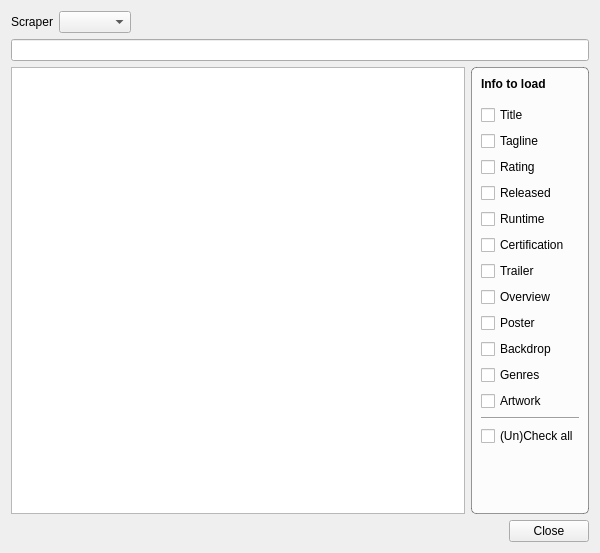
<?xml version="1.0" encoding="UTF-8"?>
<ui version="4.0">
 <class>ConcertSearch</class>
 <widget class="QDialog" name="ConcertSearch">
  <property name="windowModality">
   <enum>Qt::WindowModal</enum>
  </property>
  <property name="geometry">
   <rect>
    <x>0</x>
    <y>0</y>
    <width>600</width>
    <height>553</height>
   </rect>
  </property>
  <property name="windowTitle">
   <string>Search Result</string>
  </property>
  <property name="windowIcon">
   <iconset resource="../MediaElch.qrc">
    <normaloff>:/img/MediaElch.png</normaloff>:/img/MediaElch.png</iconset>
  </property>
  <property name="styleSheet">
   <string notr="true">#ConcertSearch {
	background-image: url(:/img/pattern_dark.png);
}</string>
  </property>
  <property name="modal">
   <bool>true</bool>
  </property>
  <layout class="QVBoxLayout" name="verticalLayout">
   <item>
    <layout class="QHBoxLayout" name="horizontalLayout_2">
     <item>
      <widget class="QLabel" name="label">
       <property name="text">
        <string>Scraper</string>
       </property>
      </widget>
     </item>
     <item>
      <widget class="QComboBox" name="comboScraper"/>
     </item>
     <item>
      <spacer name="horizontalSpacer_2">
       <property name="orientation">
        <enum>Qt::Horizontal</enum>
       </property>
       <property name="sizeHint" stdset="0">
        <size>
         <width>40</width>
         <height>20</height>
        </size>
       </property>
      </spacer>
     </item>
    </layout>
   </item>
   <item>
    <widget class="MyLineEdit" name="searchString"/>
   </item>
   <item>
    <layout class="QHBoxLayout" name="horizontalLayout_3" stretch="0,0">
     <item>
      <widget class="QTableWidget" name="results">
       <property name="styleSheet">
        <string notr="true">alternate-background-color: rgb(243, 246, 250);</string>
       </property>
       <property name="editTriggers">
        <set>QAbstractItemView::NoEditTriggers</set>
       </property>
       <property name="alternatingRowColors">
        <bool>true</bool>
       </property>
       <property name="selectionMode">
        <enum>QAbstractItemView::SingleSelection</enum>
       </property>
       <property name="selectionBehavior">
        <enum>QAbstractItemView::SelectRows</enum>
       </property>
       <property name="showGrid">
        <bool>false</bool>
       </property>
       <attribute name="horizontalHeaderVisible">
        <bool>false</bool>
       </attribute>
       <attribute name="horizontalHeaderStretchLastSection">
        <bool>true</bool>
       </attribute>
       <attribute name="verticalHeaderVisible">
        <bool>false</bool>
       </attribute>
       <column>
        <property name="text">
         <string>Result</string>
        </property>
       </column>
      </widget>
     </item>
     <item>
      <widget class="QGroupBox" name="groupBox">
       <property name="styleSheet">
        <string notr="true">QGroupBox {
	border: 1px solid rgba(0, 0, 0, 100);
	border-radius: 5px;
	background-color: rgba(255, 255, 255, 200);
}</string>
       </property>
       <property name="title">
        <string/>
       </property>
       <layout class="QVBoxLayout" name="verticalLayout_4">
        <item>
         <widget class="QLabel" name="label_2">
          <property name="font">
           <font>
            <weight>75</weight>
            <bold>true</bold>
           </font>
          </property>
          <property name="text">
           <string>Info to load</string>
          </property>
         </widget>
        </item>
        <item>
         <spacer name="verticalSpacer_2">
          <property name="orientation">
           <enum>Qt::Vertical</enum>
          </property>
          <property name="sizeType">
           <enum>QSizePolicy::Fixed</enum>
          </property>
          <property name="sizeHint" stdset="0">
           <size>
            <width>20</width>
            <height>8</height>
           </size>
          </property>
         </spacer>
        </item>
        <item>
         <widget class="MyCheckBox" name="chkTitle">
          <property name="text">
           <string>Title</string>
          </property>
         </widget>
        </item>
        <item>
         <widget class="MyCheckBox" name="chkTagline">
          <property name="text">
           <string>Tagline</string>
          </property>
         </widget>
        </item>
        <item>
         <widget class="MyCheckBox" name="chkRating">
          <property name="text">
           <string>Rating</string>
          </property>
         </widget>
        </item>
        <item>
         <widget class="MyCheckBox" name="chkReleased">
          <property name="text">
           <string>Released</string>
          </property>
         </widget>
        </item>
        <item>
         <widget class="MyCheckBox" name="chkRuntime">
          <property name="text">
           <string>Runtime</string>
          </property>
         </widget>
        </item>
        <item>
         <widget class="MyCheckBox" name="chkCertification">
          <property name="text">
           <string>Certification</string>
          </property>
         </widget>
        </item>
        <item>
         <widget class="MyCheckBox" name="chkTrailer">
          <property name="text">
           <string>Trailer</string>
          </property>
         </widget>
        </item>
        <item>
         <widget class="MyCheckBox" name="chkOverview">
          <property name="text">
           <string>Overview</string>
          </property>
         </widget>
        </item>
        <item>
         <widget class="MyCheckBox" name="chkPoster">
          <property name="text">
           <string>Poster</string>
          </property>
         </widget>
        </item>
        <item>
         <widget class="MyCheckBox" name="chkBackdrop">
          <property name="text">
           <string>Backdrop</string>
          </property>
         </widget>
        </item>
        <item>
         <widget class="MyCheckBox" name="chkGenres">
          <property name="text">
           <string>Genres</string>
          </property>
         </widget>
        </item>
        <item>
         <widget class="MyCheckBox" name="chkExtraArts">
          <property name="toolTip">
           <string>Logo, Clear Art, CD Art</string>
          </property>
          <property name="text">
           <string>Artwork</string>
          </property>
         </widget>
        </item>
        <item>
         <widget class="Line" name="line">
          <property name="orientation">
           <enum>Qt::Horizontal</enum>
          </property>
         </widget>
        </item>
        <item>
         <widget class="QCheckBox" name="chkUnCheckAll">
          <property name="text">
           <string>(Un)Check all</string>
          </property>
         </widget>
        </item>
        <item>
         <spacer name="verticalSpacer">
          <property name="orientation">
           <enum>Qt::Vertical</enum>
          </property>
          <property name="sizeHint" stdset="0">
           <size>
            <width>20</width>
            <height>40</height>
           </size>
          </property>
         </spacer>
        </item>
       </layout>
      </widget>
     </item>
    </layout>
   </item>
   <item>
    <layout class="QHBoxLayout" name="horizontalLayout">
     <item>
      <spacer name="horizontalSpacer">
       <property name="orientation">
        <enum>Qt::Horizontal</enum>
       </property>
       <property name="sizeHint" stdset="0">
        <size>
         <width>40</width>
         <height>20</height>
        </size>
       </property>
      </spacer>
     </item>
     <item>
      <widget class="QPushButton" name="buttonClose">
       <property name="text">
        <string>Close</string>
       </property>
       <property name="autoDefault">
        <bool>false</bool>
       </property>
      </widget>
     </item>
    </layout>
   </item>
  </layout>
 </widget>
 <customwidgets>
  <customwidget>
   <class>MyCheckBox</class>
   <extends>QCheckBox</extends>
   <header location="global">smallWidgets/MyCheckBox.h</header>
  </customwidget>
  <customwidget>
   <class>MyLineEdit</class>
   <extends>QLineEdit</extends>
   <header>smallWidgets/MyLineEdit.h</header>
  </customwidget>
 </customwidgets>
 <resources>
  <include location="../MediaElch.qrc"/>
 </resources>
 <connections/>
</ui>
